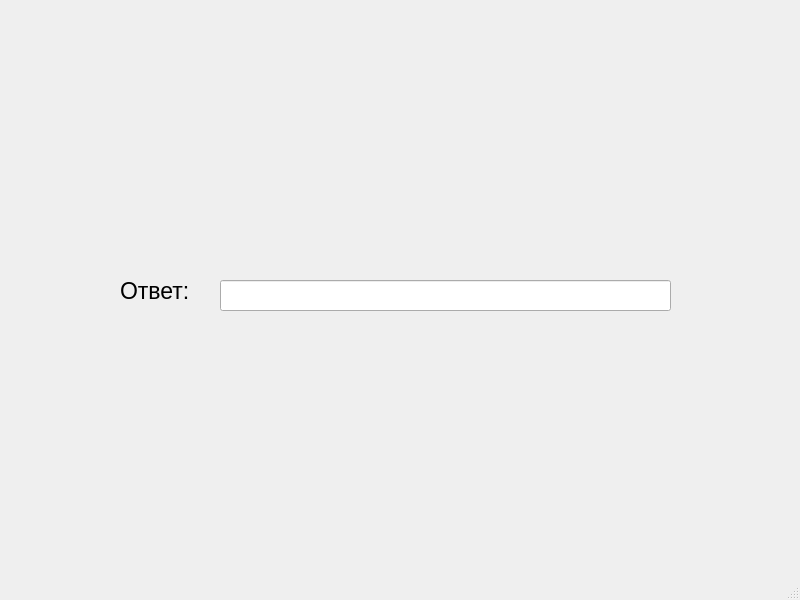
<?xml version="1.0" encoding="UTF-8"?>
<ui version="4.0">
 <class>MainWindow</class>
 <widget class="QMainWindow" name="MainWindow">
  <property name="geometry">
   <rect>
    <x>0</x>
    <y>0</y>
    <width>800</width>
    <height>600</height>
   </rect>
  </property>
  <property name="windowTitle">
   <string>MainWindow</string>
  </property>
  <widget class="QWidget" name="centralwidget">
   <widget class="QLabel" name="label">
    <property name="geometry">
     <rect>
      <x>220</x>
      <y>90</y>
      <width>731</width>
      <height>191</height>
     </rect>
    </property>
    <property name="text">
     <string/>
    </property>
    <property name="pixmap">
     <pixmap>../../../image/firstTask/secondSlide/seconImage(2).jpg</pixmap>
    </property>
   </widget>
   <widget class="QLabel" name="label_2">
    <property name="geometry">
     <rect>
      <x>120</x>
      <y>270</y>
      <width>101</width>
      <height>41</height>
     </rect>
    </property>
    <property name="font">
     <font>
      <pointsize>17</pointsize>
     </font>
    </property>
    <property name="text">
     <string>Ответ:</string>
    </property>
   </widget>
   <widget class="QLineEdit" name="lineEdit">
    <property name="geometry">
     <rect>
      <x>220</x>
      <y>280</y>
      <width>451</width>
      <height>31</height>
     </rect>
    </property>
    <property name="font">
     <font>
      <pointsize>15</pointsize>
     </font>
    </property>
   </widget>
  </widget>
  <widget class="QMenuBar" name="menubar">
   <property name="geometry">
    <rect>
     <x>0</x>
     <y>0</y>
     <width>800</width>
     <height>33</height>
    </rect>
   </property>
  </widget>
  <widget class="QStatusBar" name="statusbar"/>
 </widget>
 <resources/>
 <connections/>
</ui>
